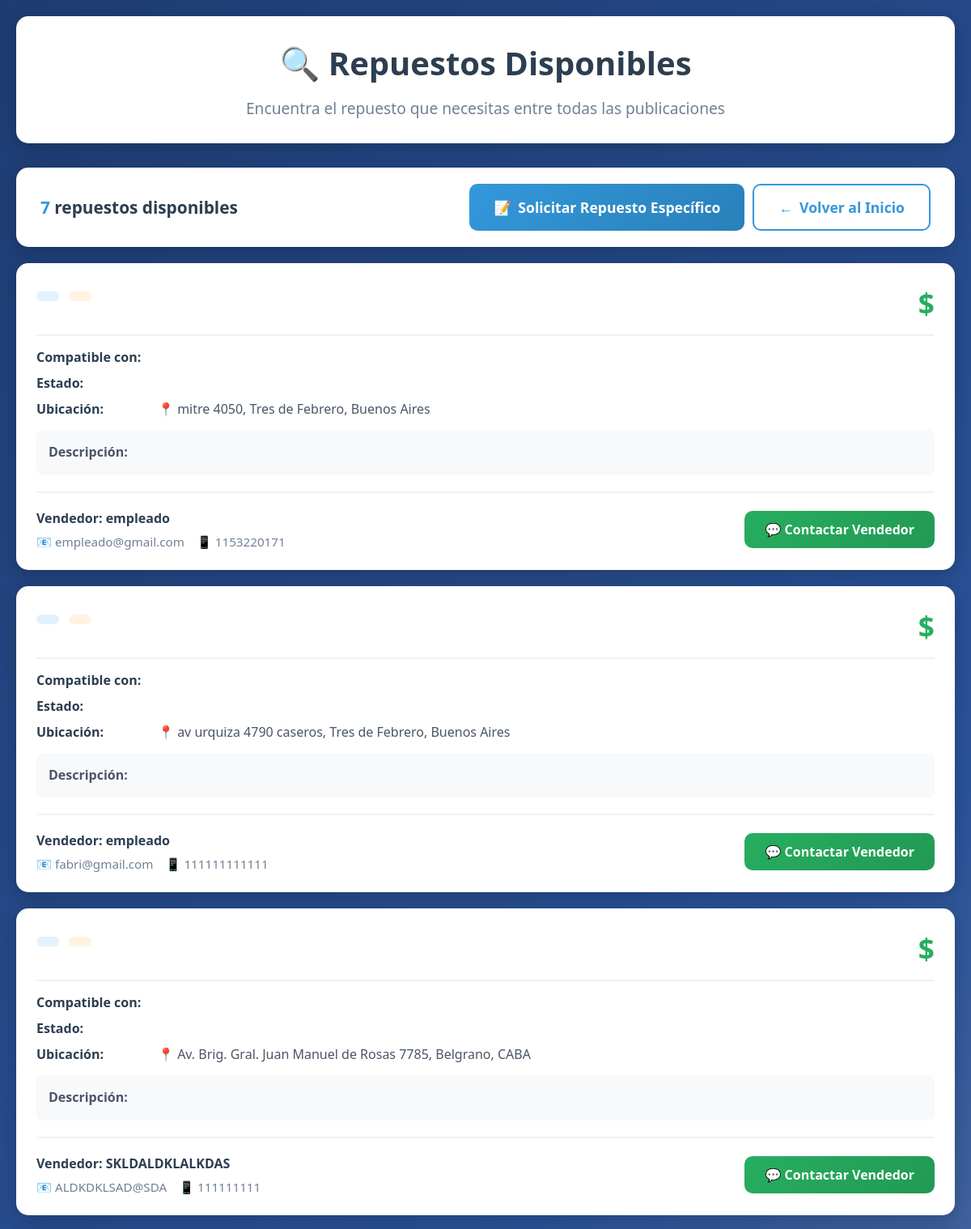
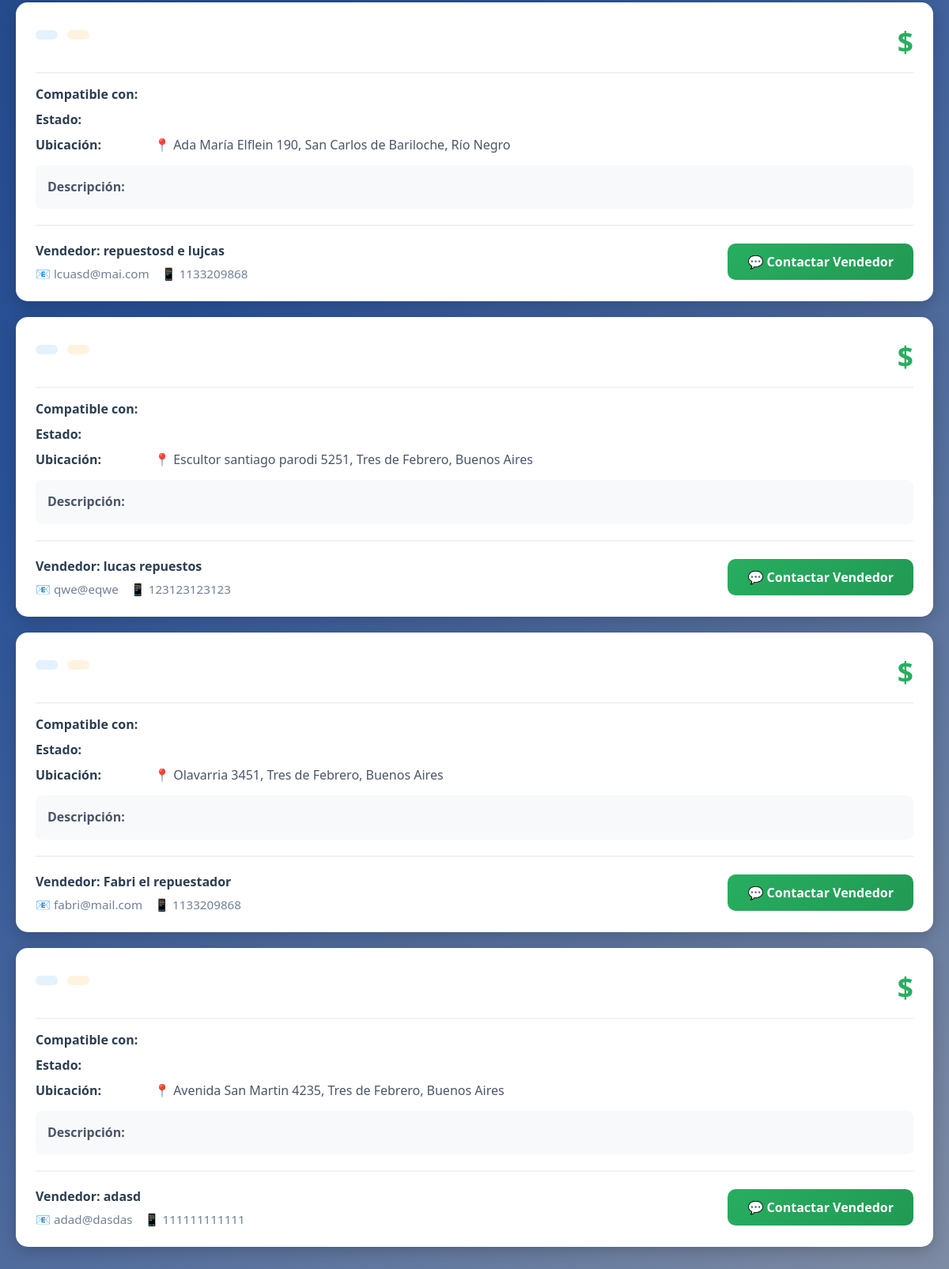
The app's page /comprar/listado-repuestos/ with its own data (2 pictures, top to bottom).
### core/models.py (models this page shows, shortened)
class PublicacionVenta(models.Model):
    ESTADO_CHOICES = [
        ('nuevo', 'Nuevo'),
        ('usado_excelente', 'Usado - Excelente'),
        ('usado_bueno', 'Usado - Bueno'),
        ('usado_regular', 'Usado - Regular'),
    ]
    nombre_vendedor = models.CharField(max_length=200, verbose_name="Nombre del Vendedor")
    email_vendedor = models.EmailField(verbose_name="Email")
    telefono_vendedor = models.CharField(max_length=20, verbose_name="Teléfono")
    zona = models.CharField(max_length=200, verbose_name="Zona/Provincia", blank=True, default='')
    localidad = models.CharField(max_length=200, verbose_name="Localidad", blank=True, default='')
    direccion = models.CharField(max_length=300, verbose_name="Dirección", blank=True, default='')
    ubicacion = models.CharField(max_length=200, verbose_name="Ubicación", blank=True, default='')
    latitud = models.DecimalField(max_digits=10, decimal_places=7, verbose_name="Latitud", null=True, blank=True)
    longitud = models.DecimalField(max_digits=10, decimal_places=7, verbose_name="Longitud", null=True, blank=True)
    fecha_publicacion = models.DateTimeField(auto_now_add=True)
    disponible = models.BooleanField(default=True)
    vistas = models.IntegerField(default=0)
    class Meta:
        verbose_name = "Publicación de Venta"
        verbose_name_plural = "Publicaciones de Venta"
        ordering = ['-fecha_publicacion']

### quiero_comprar/views.py (the view)
# urls.py: path('listado-repuestos/', views.listado_repuestos, name='listado_repuestos'),
def listado_repuestos(request):
    try:
        repuestos = PublicacionVenta.objects.filter(disponible=True)
        context = {
            'repuestos': repuestos,
            'total_repuestos': repuestos.count()
        }
        return render(request, 'listado_repuestos.html', context)
    except Exception as e:
        print(f"[ERROR] Error al cargar repuestos: {str(e)}")
        import traceback
        traceback.print_exc()
        messages.error(request, f'Error al cargar los repuestos: {str(e)}')
        context = {
            'repuestos': [],
            'total_repuestos': 0
        }
        return render(request, 'listado_repuestos.html', context)

### quiero_comprar/templates/listado_repuestos.html (shortened to what this page needs)
{% load static %}
<!DOCTYPE html>
<html lang="es">
<head>
    <link rel="stylesheet" href="{% static 'quiero_comprar/listado_repuestos.css' %}">
</head>
<body>
    <div class="container">
        <div class="header">
            <h1>🔍 Repuestos Disponibles</h1>
            <p>Encuentra el repuesto que necesitas entre todas las publicaciones</p>
        </div>
        <div class="action-bar">
            <div class="results-count">
                <span>{{ total_repuestos }}</span> repuesto{{ total_repuestos|pluralize }} disponible{{ total_repuestos|pluralize }}
            </div>
            <div style="display: flex; gap: 10px; flex-wrap: wrap;">
                <a href="{% url 'quiero_comprar' %}" class="btn-action">
                    <span>📝</span>
                    Solicitar Repuesto Específico
                </a>
                <a href="{% url 'index' %}" class="btn-action btn-secondary">
                    <span>←</span>
                    Volver al Inicio
                </a>
            </div>
        </div>
        {% if repuestos %}
            {% for repuesto in repuestos %}
            <div class="repuesto-card">
                <div class="card-header">
                    <div class="card-title">
                        <div>
                            <span class="card-badge badge-categoria">{{ repuesto.get_categoria_display }}</span>
                            {% if repuesto.estado == 'nuevo' %}
                                <span class="card-badge badge-nuevo">✨ Nuevo</span>
                            {% else %}
                                <span class="card-badge badge-usado">{{ repuesto.get_estado_display }}</span>
                            {% endif %}
                        </div>
                    </div>
                    <div class="price">${{ repuesto.precio }}</div>
                </div>
                <div class="card-body">
                    <div class="detail-row">
                        <span class="detail-label">Compatible con:</span>
                    </div>
                    <div class="detail-row">
                        <span class="detail-label">Estado:</span>
                    </div>
                    <div class="detail-row">
                        <span class="detail-label">Ubicación:</span>
                        <span>📍 {{ repuesto.ubicacion }}</span>
                    </div>
                    <div class="descripcion">
                        <strong>Descripción:</strong><br>
                    </div>
                </div>
                <div class="card-footer">
                    <div class="vendedor-info">
                        <h4>Vendedor: {{ repuesto.nombre_vendedor }}</h4>
                        <div class="contacto">
                            <span class="contacto-item">📧 {{ repuesto.email_vendedor }}</span>
                            <span class="contacto-item">📱 {{ repuesto.telefono_vendedor }}</span>
                        </div>
                    </div>
                    <a href="mailto:{{ repuesto.email_vendedor }}?subject=Consulta sobre {{ repuesto.titulo }}" class="btn-contactar">
                        💬 Contactar Vendedor
                    </a>
                </div>
            </div>
            {% endfor %}
        {% endif %}
    </div>
</body>
</html>

### quiero_comprar/static/quiero_comprar/listado_repuestos.css (style rules this page uses)
* { margin: 0; padding: 0; box-sizing: border-box; }
body { font-family: 'Segoe UI', Tahoma, Geneva, Verdana, sans-serif; background: linear-gradient(135deg, #1e3c72 0%, #2a5298 50%, #7e8ba3 100%); min-height: 100vh; padding: 20px; }
.container { max-width: 1200px; margin: 0 auto; }
.header { background: white; border-radius: 15px; padding: 30px; margin-bottom: 30px; box-shadow: 0 5px 20px rgba(0, 0, 0, 0.2); text-align: center; }
.header h1 { color: #2c3e50; margin-bottom: 15px; font-size: 2.5em; }
.header p { color: #718096; font-size: 1.2em; }
.action-bar { background: white; border-radius: 15px; padding: 20px 30px; margin-bottom: 20px; display: flex; justify-content: space-between; align-items: center; box-shadow: 0 5px 20px rgba(0, 0, 0, 0.2); flex-wrap: wrap; gap: 15px; }
.results-count { font-size: 1.3em; color: #2c3e50; font-weight: 600; }
.results-count span { color: #3498db; }
.btn-action { background: linear-gradient(135deg, #3498db 0%, #2980b9 100%); color: white; padding: 15px 30px; border: none; border-radius: 10px; font-size: 1.1em; font-weight: 600; cursor: pointer; transition: all 0.3s; text-decoration: none; display: inline-flex; align-items: center; gap: 8px; }
.btn-secondary { background: white; color: #3498db; border: 2px solid #3498db; }
.repuesto-card { background: white; border-radius: 15px; padding: 25px; margin-bottom: 20px; box-shadow: 0 5px 20px rgba(0, 0, 0, 0.2); transition: transform 0.3s, box-shadow 0.3s; }
.card-header { display: flex; justify-content: space-between; align-items: start; margin-bottom: 15px; padding-bottom: 15px; border-bottom: 2px solid #f1f1f1; }
.card-badge { display: inline-block; padding: 6px 14px; border-radius: 20px; font-size: 0.85em; font-weight: 600; margin-right: 8px; margin-bottom: 5px; }
.badge-categoria { background: #e3f2fd; color: #1976d2; }
.badge-usado { background: #fff3e0; color: #ef6c00; }
.price { font-size: 2.2em; color: #27ae60; font-weight: 700; text-align: right; }
.card-body { margin-bottom: 20px; }
.detail-row { display: flex; margin: 10px 0; color: #4a5568; }
.detail-label { font-weight: 600; min-width: 150px; color: #2c3e50; }
.descripcion { background: #f8f9fa; padding: 15px; border-radius: 8px; margin-top: 15px; line-height: 1.6; color: #4a5568; }
.card-footer { display: flex; justify-content: space-between; align-items: center; padding-top: 20px; border-top: 2px solid #f1f1f1; flex-wrap: wrap; gap: 15px; }
.vendedor-info h4 { color: #2c3e50; margin-bottom: 8px; }
.contacto { display: flex; gap: 15px; flex-wrap: wrap; }
.contacto-item { display: flex; align-items: center; gap: 5px; color: #718096; font-size: 0.95em; }
.btn-contactar { background: linear-gradient(135deg, #27ae60 0%, #229954 100%); color: white; padding: 12px 25px; border: none; border-radius: 10px; font-size: 1em; font-weight: 600; cursor: pointer; transition: all 0.3s; text-decoration: none; display: inline-block; }

### records on screen
PublicacionVenta: ubicacion "mitre 4050, Tres de Febrero, Buenos Aires", nombre_vendedor "empleado", email_vendedor "empleado@gmail.com", telefono_vendedor "1153220171"
PublicacionVenta: ubicacion "av urquiza 4790 caseros, Tres de Febrero, Buenos Aires", nombre_vendedor "empleado", email_vendedor "fabri@gmail.com", telefono_vendedor "111111111111"
PublicacionVenta: ubicacion "Av. Brig. Gral. Juan Manuel de Rosas 7785, Belgrano, CABA", nombre_vendedor "SKLDALDKLALKDAS", email_vendedor "ALDKDKLSAD@SDA", telefono_vendedor "111111111"
PublicacionVenta: ubicacion "Ada María Elflein 190, San Carlos de Bariloche, Río Negro", nombre_vendedor "repuestosd e lujcas", email_vendedor "lcuasd@mai.com", telefono_vendedor "1133209868"
PublicacionVenta: ubicacion "Escultor santiago parodi 5251, Tres de Febrero, Buenos Aires", nombre_vendedor "lucas repuestos", email_vendedor "qwe@eqwe", telefono_vendedor "123123123123"
PublicacionVenta: ubicacion "Olavarria 3451, Tres de Febrero, Buenos Aires", nombre_vendedor "Fabri el repuestador", email_vendedor "fabri@mail.com", telefono_vendedor "1133209868"
PublicacionVenta: ubicacion "Avenida San Martin 4235, Tres de Febrero, Buenos Aires", nombre_vendedor "adasd", email_vendedor "adad@dasdas", telefono_vendedor "111111111111"

### other values on screen
{{ total_repuestos }} "7"
